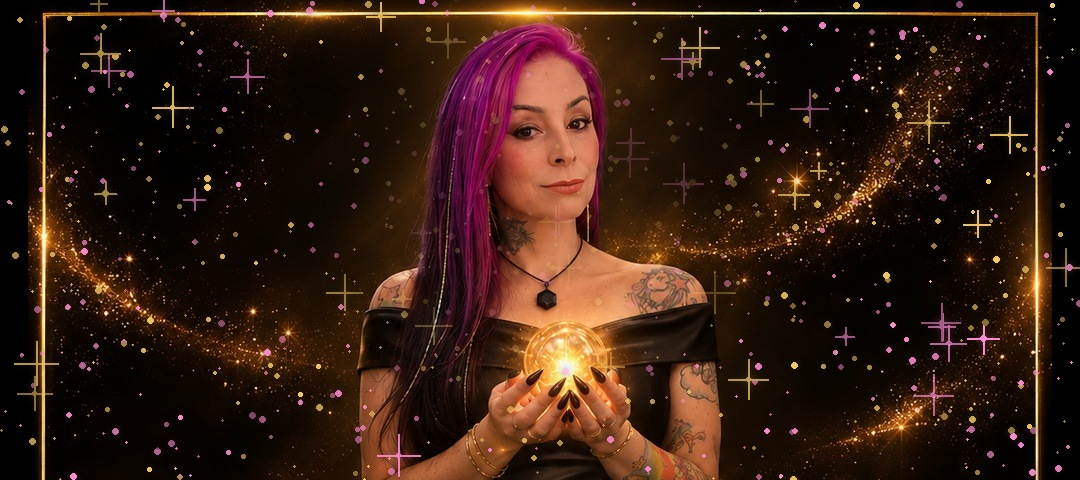
#> input picture artes-black-november/glitter/dias/f17.jpg, 1080 x 480 px, given in place of base4.jpg, which was not available
$ python build.py
#> lines starting #> are read from the running program, lines starting #| are printed output that depends on the picture
import random, math, subprocess, os
from PIL import Image, ImageDraw, ImageFilter
D = os.path.dirname(os.path.abspath(__file__))
base = Image.open(os.path.join(D, '..', '..', 'divorcio', 'base4.jpg')).convert('RGB')
#> base is the input picture: PIL image 1080x480 RGB; mean R, G, B 52.3, 28.9, 17.4
CHROME = r"C:\Program Files\Google\Chrome\Application\chrome.exe"

def sparkle_layer(w, h, n, seed, cols):
    random.seed(seed)
    L = Image.new('RGBA', (w, h), (0, 0, 0, 0)); d = ImageDraw.Draw(L)
    for _ in range(n):
        x, y = random.uniform(0, w), random.uniform(0, h)
        c = random.choice(cols); r = random.choice([1, 1, 1.5, 2, 2.5, 3])
        a = random.randint(120, 255)
        d.ellipse([x-r, y-r, x+r, y+r], fill=c+(a,))
        if random.random() < .06:
            s = random.uniform(8, 22)
            d.line([x-s, y, x+s, y], fill=c+(a,), width=2); d.line([x, y-s, x, y+s], fill=c+(a,), width=2)
    glow = L.filter(ImageFilter.GaussianBlur(4))
    return Image.alpha_composite(glow, L)

def foto(name, box, size, seed, cols, n):
    im = base.crop(box).resize(size, Image.LANCZOS).convert('RGBA')
    sp = sparkle_layer(size[0], size[1], n, seed, cols)
    # menos glitter no centro (rosto)
    m = Image.new('L', size, 255); md = ImageDraw.Draw(m)
    cx, cy = size[0]//2, int(size[1]*.42)
    md.ellipse([cx-size[0]*.2, cy-size[1]*.38, cx+size[0]*.2, cy+size[1]*.38], fill=60)
    m = m.filter(ImageFilter.GaussianBlur(40))
    sp.putalpha(Image.composite(sp.getchannel('A'), Image.new('L', size, 0), m))
    Image.alpha_composite(im, sp).convert('RGB').save(os.path.join(D, name), quality=93)

PINK, GOLD, WHITE, LILAC = (255, 140, 210), (243, 201, 99), (255, 245, 230), (200, 160, 255)
VAR = [
  ('17', 'FALTAM 4 DIAS · SÁB 21/11 · 22H', 'Tem gente que entra no lugar e <b>todo mundo repara</b>. Não é roupa, não é maquiagem. É <b>brilho que vem de dentro</b>, e dá pra acender.', [PINK, GOLD], 700, '#e9a6d6'),
  ('18', 'FALTAM 3 DIAS · SÁB 21/11 · 22H', 'Cansou de <b>passar despercebida</b> no trabalho, no amor, entre os amigos? Gremory é o daimon do <b>magnetismo e da atração</b>.', [GOLD, WHITE], 900, '#f3c963'),
  ('19', 'FALTAM 2 DIAS · SÁB 21/11 · 22H', 'Um banho de brilho pra você <b>voltar a ser vista</b>: magnetismo, atração e <b>amor-próprio</b>. Feito à distância, você recebe em casa.', [PINK, LILAC, GOLD], 1100, '#c9a0ff'),
  ('20', 'É AMANHÃ · SÁBADO · 22H', 'Amanhã eu faço o <b>Banho de Glitter</b> com Gremory. Seu nome no ritual pra você <b>chegar no fim do ano sendo notada</b>.', [PINK, GOLD, WHITE], 1300, '#e9a6d6'),
  ('21', 'É HOJE · 22H', '<b>Última chamada</b> do Banho de Glitter. Hoje às 22h eu acendo o seu brilho com Gremory. <b>Inscrição até as 20h.</b>', [GOLD, PINK, WHITE], 1600, '#f3c963'),
]
CSS = """*{margin:0;box-sizing:border-box}body{width:%dpx;height:%dpx;background:#000;position:relative;overflow:hidden;font-family:'Playfair Display',Georgia,serif;color:#fbf1d8;text-align:center}
.ph{position:absolute;top:0;left:0;width:100%%;height:%dpx;background:url(%s) center top/cover}
.fade{position:absolute;top:0;left:0;right:0;height:%dpx;background:linear-gradient(180deg,rgba(0,0,0,0) 55%%,#000 100%%)}
.frame{position:absolute;inset:26px;border:2px solid #d9a93f;opacity:.8}
.txt{position:absolute;top:%dpx;left:0;right:0;padding:0 70px}
.pill{display:inline-block;color:#1a1207;font:800 28px Montserrat;letter-spacing:3px;padding:12px 30px;border-radius:40px}
h1{font-weight:800;font-size:%dpx;line-height:1.02;margin-top:22px;color:#f3c963}
.com{font-style:italic;font-weight:500;font-size:42px;margin-top:6px}
.desc{font-size:%dpx;line-height:1.27;margin-top:22px}.desc b{color:#f3c963}
.price{display:inline-block;margin-top:22px;font:800 40px Montserrat;color:#1a1207;background:#f3c963;padding:10px 32px;border-radius:14px}
.wa{font:600 28px Montserrat;margin-top:14px}
.next{position:absolute;bottom:%dpx;left:70px;right:70px;border-top:1px solid #8a6a2a;padding-top:16px;font:600 25px Montserrat;color:#e6c98a}.next b{color:#f3c963}"""
HEAD = '<!doctype html><html><head><meta charset="utf-8"><link href="https://fonts.googleapis.com/css2?family=Playfair+Display:ital,wght@0,600;0,800;1,500&family=Montserrat:wght@600;800&display=swap" rel="stylesheet"><style>'

def page(fname, w, h, ph_h, img, txt_top, h1, desc_fs, bot, v):
    dia, pill, desc, cols, n, pc = v
    html = HEAD + CSS % (w, h, ph_h, img, ph_h, txt_top, h1, desc_fs, bot) + '</style></head><body><div class="ph"></div><div class="fade"></div><div class="frame"></div>'
    html += f'<div class="txt"><span class="pill" style="background:{pc}">{pill}</span><h1>Banho de<br>Glitter</h1><div class="com">com Gremory · à distância</div><div class="desc">{desc}</div><div class="price">R$ 175</div><div class="wa">Chama no WhatsApp: 11 98479-1926</div></div>'
    html += '<div class="next">PRÓXIMO RITO COLETIVO: <b>Luxúria</b> · sáb 28/11 · com Lilith e Asmodeus<br>Glitter + Luxúria juntos: <b>R$ 329</b> só até 21/11</div></body></html>'
    p = os.path.join(D, fname + '.html'); open(p, 'w', encoding='utf-8').write(html)
    png = os.path.join(D, fname + '.png')
    subprocess.run([CHROME, '--headless=new', '--disable-gpu', '--hide-scrollbars', f'--window-size={w},{h}', '--virtual-time-budget=4000', f'--screenshot={png}', 'file:///' + p.replace('\\', '/')], capture_output=True)
    Image.open(png).convert('RGB').save(os.path.join(D, fname + '.jpg'), quality=92); os.remove(png)

crops = [(0, 0, 1080, 480), (90, 0, 990, 470), (60, 10, 1020, 470), (140, 0, 940, 470), (0, 0, 1080, 480)]
for i, v in enumerate(VAR):
    dia = v[0]
    foto(f'f{dia}.jpg', crops[i], (1080, 480), i, v[3], v[4])
#> in sparkle_layer, `L = Image.new('RGBA', (w, h), (0, 0, 0, 0))`: L: PIL image 1080x480 RGBA; every value is 0
#> in sparkle_layer, `return Image.alpha_composite(glow, L)`:
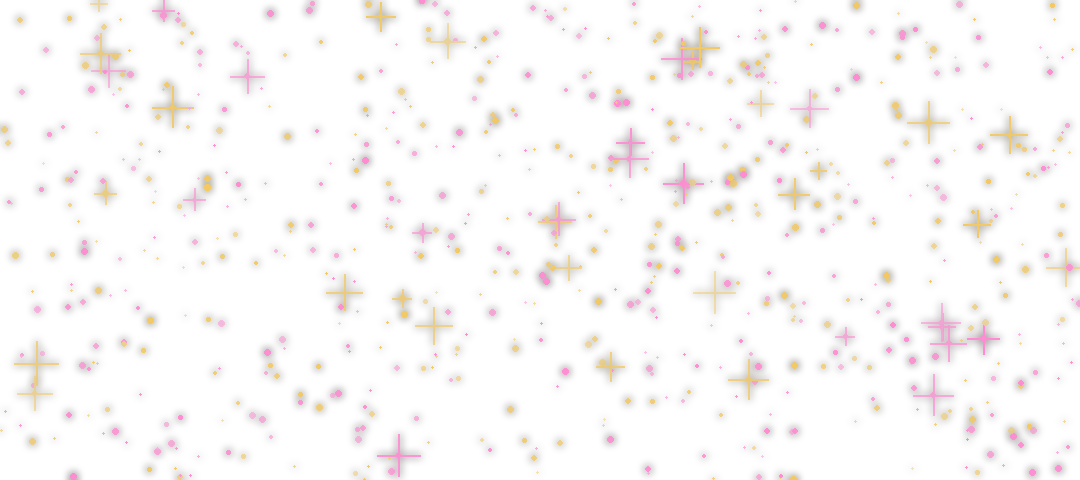
#> returned value: PIL image 1080x480 RGBA; mean R, G, B, A 13.5, 9.3, 8.3, 10.7; transparent parts drawn white
#> in foto, `m = Image.new('L', size, 255)`: m: PIL image 1080x480 L; every value is 255
#> in foto, `m = m.filter(ImageFilter.GaussianBlur(40))`:
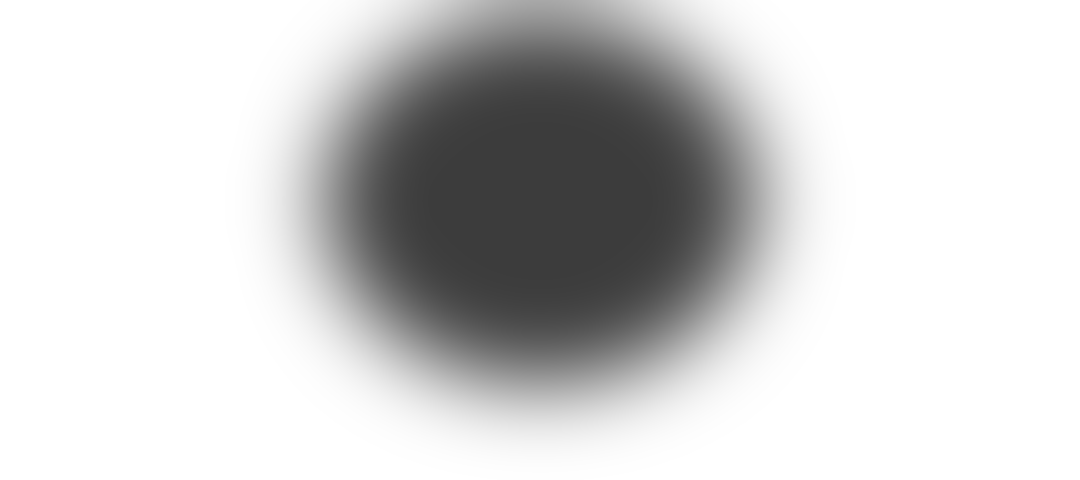
#> m: PIL image 1080x480 L; min 60, max 255, mean 208.6
    foto(f's{dia}.jpg', (200, 0, 880, 480), (1080, 760), i + 50, v[3], v[4] + 400)
#> call 2 of foto, with name = 's17.jpg', box = (200, 0, 880, 480), size = (1080, 760), seed = 50, n = 1100
#> call 2 of sparkle_layer, with w = 1080, h = 760, n = 1100, seed = 50
#> in sparkle_layer (call 2), `L = Image.new('RGBA', (w, h), (0, 0, 0, 0))`: L: PIL image 1080x760 RGBA; every value is 0
#> in sparkle_layer (call 2), `return Image.alpha_composite(glow, L)`:
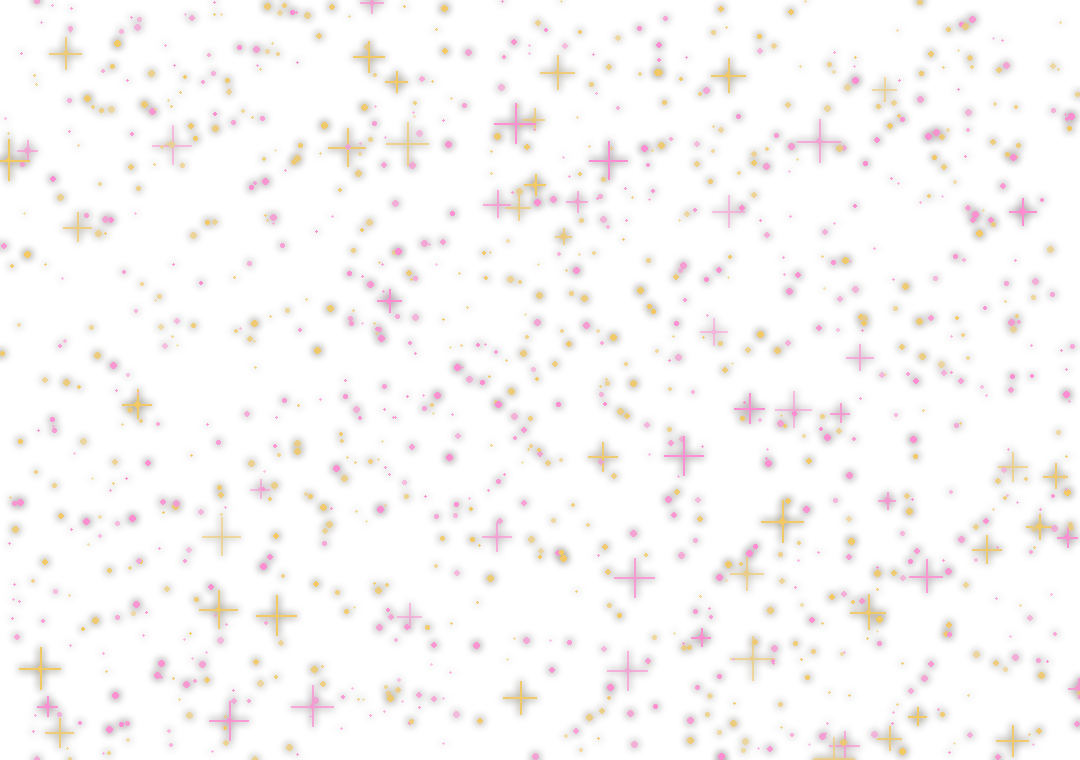
#> returned value: PIL image 1080x760 RGBA; mean R, G, B, A 13.7, 9.4, 8.4, 11.1; transparent parts drawn white
#> in foto (call 2), `m = Image.new('L', size, 255)`: m: PIL image 1080x760 L; every value is 255
#> in foto (call 2), `m = m.filter(ImageFilter.GaussianBlur(40))`:
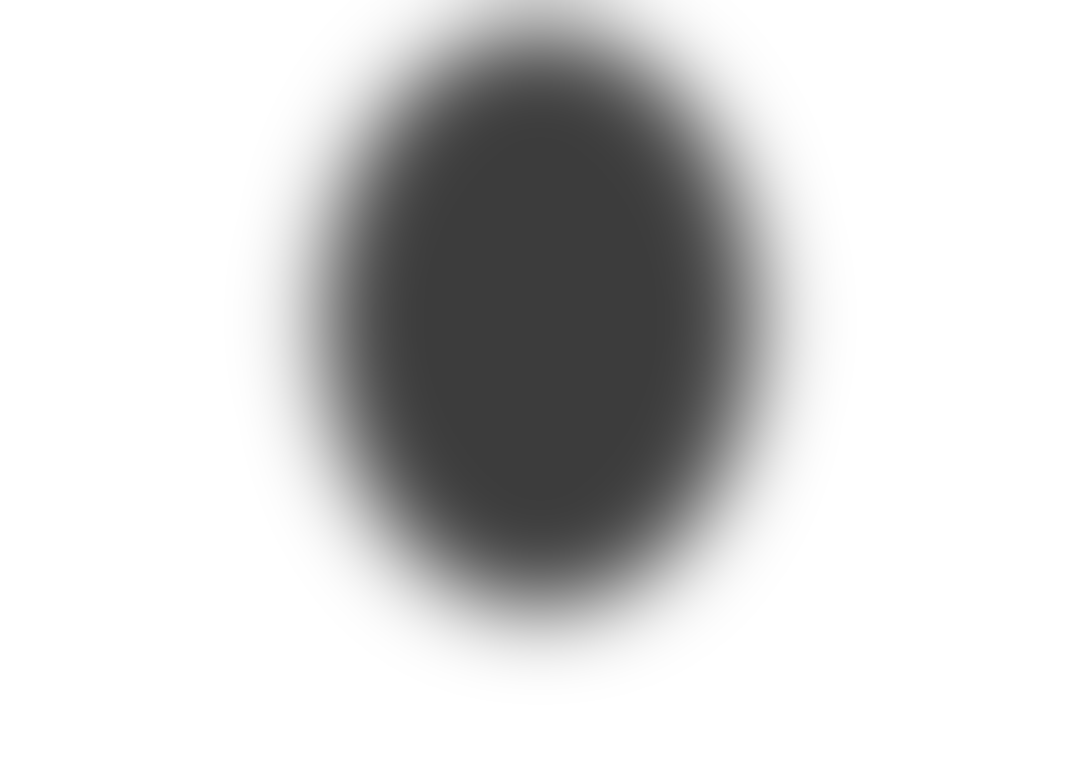
#> m: PIL image 1080x760 L; min 60, max 255, mean 208.4
#> in foto (call 2), `Image.alpha_composite(im, sp).convert('RGB').save(os.path.join(D, name..`:
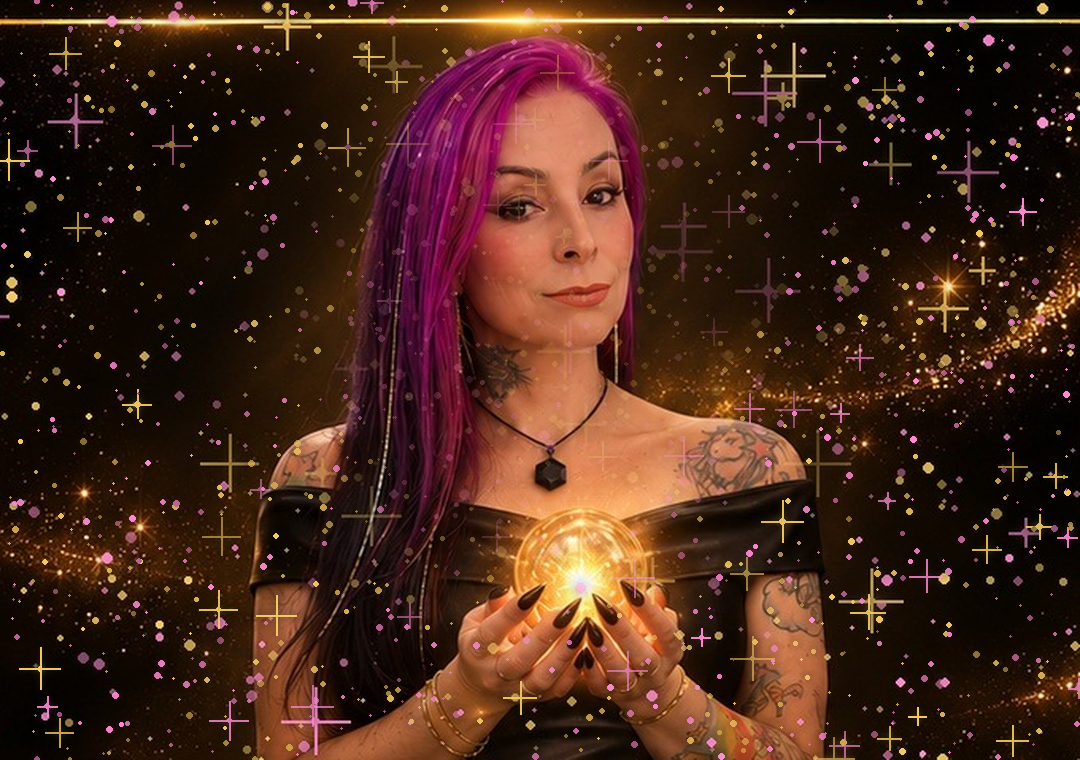
#> saved as s17.jpg: PIL image 1080x760 RGB; mean R, G, B 69.5, 38.6, 24.9
    page(f'feed{dia}', 1080, 1350, 470, f'f{dia}.jpg', 440, 90, 35, 60, v)
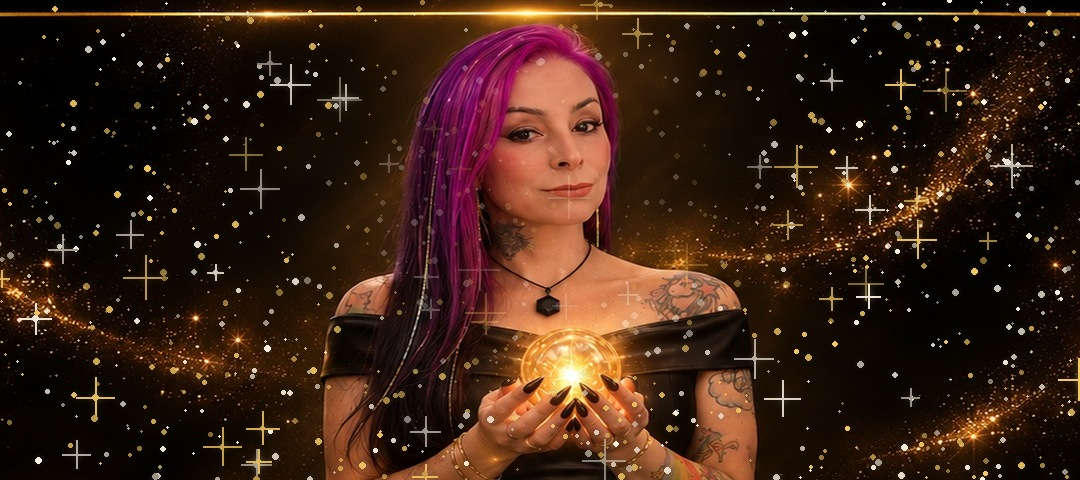
#> input picture artes-black-november/glitter/dias/f18.jpg, 1080 x 480 px, given in place of feed17.png, which was not available
    page(f'story{dia}', 1080, 1920, 760, f's{dia}.jpg', 740, 110, 40, 140, v)
#> (the run stopped early here; a loop or call above may not have finished)
